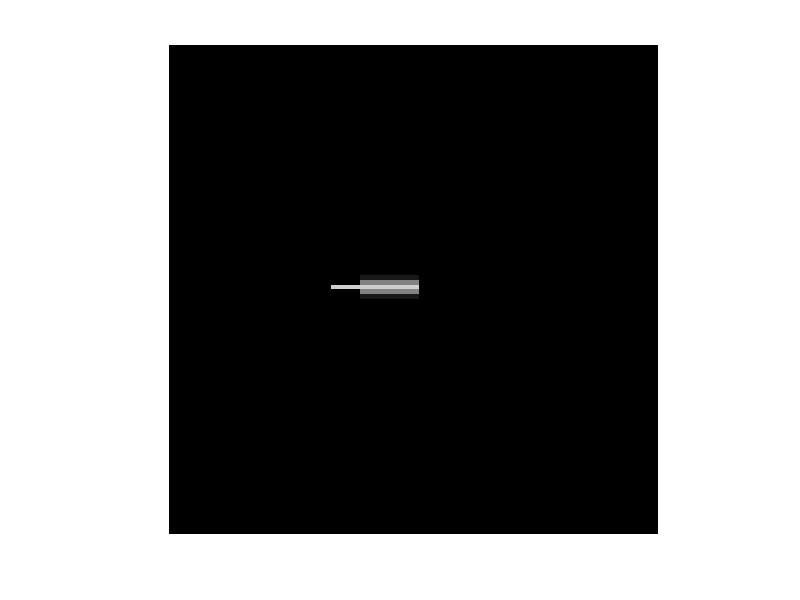

Write MATLAB code to recreate this figure. (Note: this script raises an error after producing the figure.)
kernel=zeros(100,100);
kernel(50,50:67)= 0.8;
kernel(49,50:61)= 0.5;
kernel(51,50:61)= 0.5;
kernel(48,50:61)= 0.1;
kernel(52,50:61)= 0.1;
kernel=flip(kernel,2);
imshow(kernel);
imwrite(kernel,'Kernel5G.jpg');
imshow(abs(mydft2(kernel,800,800)));